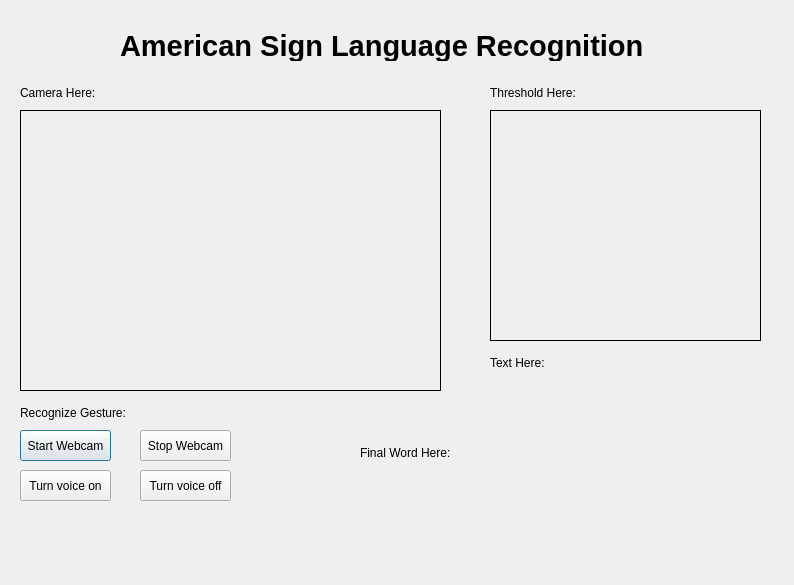
<?xml version="1.0" encoding="UTF-8"?>
<ui version="4.0">
 <class>Dialog</class>
 <widget class="QDialog" name="Dialog">
  <property name="geometry">
   <rect>
    <x>0</x>
    <y>0</y>
    <width>794</width>
    <height>585</height>
   </rect>
  </property>
  <property name="windowTitle">
   <string>Dialog</string>
  </property>
  <widget class="QPushButton" name="start_button">
   <property name="geometry">
    <rect>
     <x>20</x>
     <y>430</y>
     <width>91</width>
     <height>31</height>
    </rect>
   </property>
   <property name="text">
    <string>Start Webcam</string>
   </property>
  </widget>
  <widget class="QLabel" name="camera_display">
   <property name="geometry">
    <rect>
     <x>20</x>
     <y>110</y>
     <width>421</width>
     <height>281</height>
    </rect>
   </property>
   <property name="frameShape">
    <enum>QFrame::Box</enum>
   </property>
   <property name="text">
    <string/>
   </property>
  </widget>
  <widget class="QLabel" name="threshhold_display">
   <property name="geometry">
    <rect>
     <x>490</x>
     <y>110</y>
     <width>271</width>
     <height>231</height>
    </rect>
   </property>
   <property name="frameShape">
    <enum>QFrame::Box</enum>
   </property>
   <property name="text">
    <string/>
   </property>
  </widget>
  <widget class="QPushButton" name="stop_button">
   <property name="geometry">
    <rect>
     <x>140</x>
     <y>430</y>
     <width>91</width>
     <height>31</height>
    </rect>
   </property>
   <property name="text">
    <string>Stop Webcam</string>
   </property>
  </widget>
  <widget class="QLabel" name="color2_value">
   <property name="geometry">
    <rect>
     <x>20</x>
     <y>400</y>
     <width>361</width>
     <height>25</height>
    </rect>
   </property>
   <property name="text">
    <string>Recognize Gesture:</string>
   </property>
  </widget>
  <widget class="QLabel" name="text">
   <property name="geometry">
    <rect>
     <x>490</x>
     <y>380</y>
     <width>141</width>
     <height>51</height>
    </rect>
   </property>
   <property name="font">
    <font>
     <pointsize>36</pointsize>
     <weight>50</weight>
     <bold>false</bold>
    </font>
   </property>
   <property name="frameShape">
    <enum>QFrame::NoFrame</enum>
   </property>
   <property name="text">
    <string/>
   </property>
  </widget>
  <widget class="QLabel" name="camera_here_text">
   <property name="geometry">
    <rect>
     <x>20</x>
     <y>80</y>
     <width>361</width>
     <height>25</height>
    </rect>
   </property>
   <property name="text">
    <string>Camera Here:</string>
   </property>
  </widget>
  <widget class="QLabel" name="Threshold_here_text">
   <property name="geometry">
    <rect>
     <x>490</x>
     <y>80</y>
     <width>361</width>
     <height>25</height>
    </rect>
   </property>
   <property name="text">
    <string>Threshold Here:</string>
   </property>
  </widget>
  <widget class="QLabel" name="toggle_text">
   <property name="geometry">
    <rect>
     <x>490</x>
     <y>350</y>
     <width>361</width>
     <height>25</height>
    </rect>
   </property>
   <property name="text">
    <string>Text Here:</string>
   </property>
  </widget>
  <widget class="QLabel" name="label">
   <property name="geometry">
    <rect>
     <x>120</x>
     <y>30</y>
     <width>551</width>
     <height>31</height>
    </rect>
   </property>
   <property name="font">
    <font>
     <pointsize>22</pointsize>
     <weight>75</weight>
     <bold>true</bold>
    </font>
   </property>
   <property name="text">
    <string>American Sign Language Recognition</string>
   </property>
  </widget>
  <widget class="QLabel" name="toggle_text_2">
   <property name="geometry">
    <rect>
     <x>360</x>
     <y>440</y>
     <width>361</width>
     <height>25</height>
    </rect>
   </property>
   <property name="text">
    <string>Final Word Here:</string>
   </property>
  </widget>
  <widget class="QLabel" name="word">
   <property name="geometry">
    <rect>
     <x>360</x>
     <y>470</y>
     <width>401</width>
     <height>81</height>
    </rect>
   </property>
   <property name="font">
    <font>
     <pointsize>36</pointsize>
     <weight>50</weight>
     <bold>false</bold>
    </font>
   </property>
   <property name="frameShape">
    <enum>QFrame::NoFrame</enum>
   </property>
   <property name="text">
    <string/>
   </property>
  </widget>
  <widget class="QPushButton" name="voice_on_button">
   <property name="geometry">
    <rect>
     <x>20</x>
     <y>470</y>
     <width>91</width>
     <height>31</height>
    </rect>
   </property>
   <property name="text">
    <string>Turn voice on</string>
   </property>
  </widget>
  <widget class="QPushButton" name="voice_off_button">
   <property name="geometry">
    <rect>
     <x>140</x>
     <y>470</y>
     <width>91</width>
     <height>31</height>
    </rect>
   </property>
   <property name="text">
    <string>Turn voice off</string>
   </property>
  </widget>
  <zorder>start_button</zorder>
  <zorder>stop_button</zorder>
  <zorder>threshhold_display</zorder>
  <zorder>camera_display</zorder>
  <zorder>color2_value</zorder>
  <zorder>text</zorder>
  <zorder>camera_here_text</zorder>
  <zorder>Threshold_here_text</zorder>
  <zorder>toggle_text</zorder>
  <zorder>label</zorder>
  <zorder>toggle_text_2</zorder>
  <zorder>word</zorder>
  <zorder>voice_on_button</zorder>
  <zorder>voice_off_button</zorder>
 </widget>
 <resources/>
 <connections/>
</ui>
